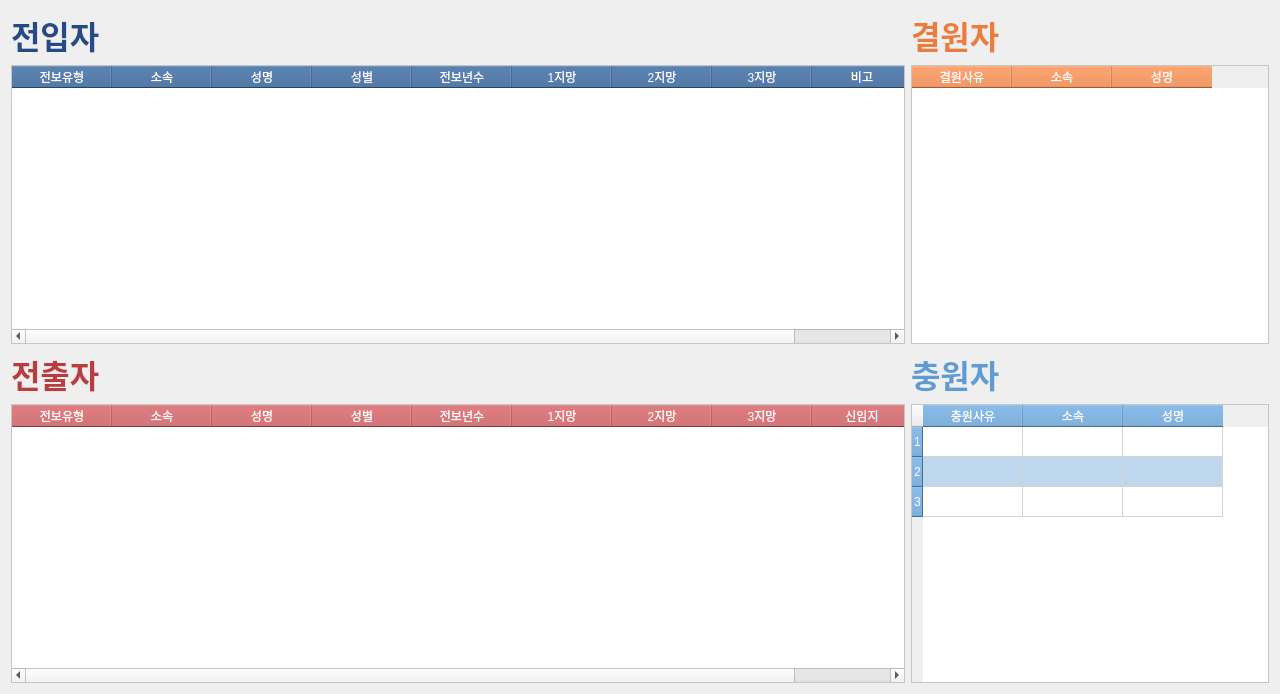
<?xml version="1.0" encoding="UTF-8"?>
<ui version="4.0">
 <class>stacked_widget</class>
 <widget class="QWidget" name="stacked_widget">
  <property name="geometry">
   <rect>
    <x>0</x>
    <y>0</y>
    <width>1280</width>
    <height>694</height>
   </rect>
  </property>
  <property name="windowTitle">
   <string>Form</string>
  </property>
  <layout class="QGridLayout" name="gridLayout" rowstretch="0,1,0,1" columnstretch="5,2">
   <item row="0" column="0">
    <widget class="QLabel" name="label_3">
     <property name="font">
      <font>
       <family>맑은 고딕</family>
       <pointsize>24</pointsize>
       <weight>75</weight>
       <bold>true</bold>
      </font>
     </property>
     <property name="styleSheet">
      <string notr="true">QLabel{
	color: rgb(37, 74, 133);
}</string>
     </property>
     <property name="text">
      <string>전입자</string>
     </property>
    </widget>
   </item>
   <item row="0" column="1">
    <widget class="QLabel" name="label_8">
     <property name="font">
      <font>
       <family>맑은 고딕</family>
       <pointsize>24</pointsize>
       <weight>75</weight>
       <bold>true</bold>
      </font>
     </property>
     <property name="styleSheet">
      <string notr="true">QLabel{
	color: rgb(235, 125, 60)
}</string>
     </property>
     <property name="text">
      <string>결원자</string>
     </property>
    </widget>
   </item>
   <item row="1" column="0">
    <widget class="MoveInTable" name="move_in_table">
     <property name="styleSheet">
      <string notr="true">QHeaderView::section{
	background-color	: rgb(51, 96, 149);
	color: white;
}

QTableWidget{
	background:rgb(255, 255, 255);
	alternate-background-color:rgb(207, 222, 238);
	selection-background-color:transparent;
	show-decoration-selected:10;
}

QTableWidget::item:selected {
	background-color: rgb(116, 158, 205);
	color: white;
}</string>
     </property>
     <property name="sizeAdjustPolicy">
      <enum>QAbstractScrollArea::AdjustToContentsOnFirstShow</enum>
     </property>
     <property name="editTriggers">
      <set>QAbstractItemView::NoEditTriggers</set>
     </property>
     <property name="alternatingRowColors">
      <bool>true</bool>
     </property>
     <property name="selectionMode">
      <enum>QAbstractItemView::SingleSelection</enum>
     </property>
     <property name="selectionBehavior">
      <enum>QAbstractItemView::SelectRows</enum>
     </property>
     <property name="textElideMode">
      <enum>Qt::ElideMiddle</enum>
     </property>
     <property name="sortingEnabled">
      <bool>true</bool>
     </property>
     <attribute name="horizontalHeaderCascadingSectionResizes">
      <bool>true</bool>
     </attribute>
     <attribute name="horizontalHeaderHighlightSections">
      <bool>false</bool>
     </attribute>
     <attribute name="verticalHeaderVisible">
      <bool>true</bool>
     </attribute>
     <attribute name="verticalHeaderHighlightSections">
      <bool>false</bool>
     </attribute>
     <column>
      <property name="text">
       <string>전보유형</string>
      </property>
     </column>
     <column>
      <property name="text">
       <string>소속</string>
      </property>
     </column>
     <column>
      <property name="text">
       <string>성명</string>
      </property>
     </column>
     <column>
      <property name="text">
       <string>성별</string>
      </property>
     </column>
     <column>
      <property name="text">
       <string>전보년수</string>
      </property>
     </column>
     <column>
      <property name="text">
       <string>1지망</string>
      </property>
     </column>
     <column>
      <property name="text">
       <string>2지망</string>
      </property>
     </column>
     <column>
      <property name="text">
       <string>3지망</string>
      </property>
     </column>
     <column>
      <property name="text">
       <string>비고</string>
      </property>
     </column>
    </widget>
   </item>
   <item row="1" column="1">
    <widget class="VacancyTable" name="vacancy_table">
     <property name="styleSheet">
      <string notr="true">QHeaderView::section{
	background-color	: rgb(235, 125, 60);
	color: white;
}

QTableWidget{
	background:rgb(255, 255, 255);
	alternate-background-color:rgb(251, 222, 209);
	selection-background-color:transparent;
	show-decoration-selected:10;
}

QTableWidget::item:selected {
	background-color: rgb(220, 152, 151);
	color: white;
}</string>
     </property>
     <property name="sizeAdjustPolicy">
      <enum>QAbstractScrollArea::AdjustToContentsOnFirstShow</enum>
     </property>
     <property name="editTriggers">
      <set>QAbstractItemView::NoEditTriggers</set>
     </property>
     <property name="alternatingRowColors">
      <bool>true</bool>
     </property>
     <property name="selectionMode">
      <enum>QAbstractItemView::SingleSelection</enum>
     </property>
     <property name="selectionBehavior">
      <enum>QAbstractItemView::SelectRows</enum>
     </property>
     <property name="textElideMode">
      <enum>Qt::ElideMiddle</enum>
     </property>
     <property name="sortingEnabled">
      <bool>true</bool>
     </property>
     <attribute name="horizontalHeaderCascadingSectionResizes">
      <bool>true</bool>
     </attribute>
     <attribute name="horizontalHeaderHighlightSections">
      <bool>false</bool>
     </attribute>
     <attribute name="verticalHeaderVisible">
      <bool>true</bool>
     </attribute>
     <attribute name="verticalHeaderHighlightSections">
      <bool>false</bool>
     </attribute>
     <column>
      <property name="text">
       <string>결원사유</string>
      </property>
     </column>
     <column>
      <property name="text">
       <string>소속</string>
      </property>
     </column>
     <column>
      <property name="text">
       <string>성명</string>
      </property>
     </column>
    </widget>
   </item>
   <item row="2" column="0">
    <widget class="QLabel" name="label_7">
     <property name="font">
      <font>
       <family>맑은 고딕</family>
       <pointsize>24</pointsize>
       <weight>75</weight>
       <bold>true</bold>
      </font>
     </property>
     <property name="styleSheet">
      <string notr="true">QLabel{
	color: rgb(185, 60, 65)
}</string>
     </property>
     <property name="text">
      <string>전출자</string>
     </property>
    </widget>
   </item>
   <item row="2" column="1">
    <widget class="QLabel" name="label_4">
     <property name="font">
      <font>
       <family>맑은 고딕</family>
       <pointsize>24</pointsize>
       <weight>75</weight>
       <bold>true</bold>
      </font>
     </property>
     <property name="styleSheet">
      <string notr="true">QLabel{
	color: rgb(94, 156, 211);
}</string>
     </property>
     <property name="text">
      <string>충원자</string>
     </property>
    </widget>
   </item>
   <item row="3" column="0">
    <widget class="MoveOutTable" name="move_out_table">
     <property name="styleSheet">
      <string notr="true">QHeaderView::section{
	background-color	: rgb(197, 83, 85);
	color: white;
}

QTableWidget{
	background:rgb(255, 255, 255);
	alternate-background-color:rgb(242, 220, 220);
	selection-background-color:transparent;
	show-decoration-selected:10;
}

QTableWidget::item:selected {
	background-color: rgb(220, 152, 151);
	color: white;
}</string>
     </property>
     <property name="sizeAdjustPolicy">
      <enum>QAbstractScrollArea::AdjustToContentsOnFirstShow</enum>
     </property>
     <property name="editTriggers">
      <set>QAbstractItemView::NoEditTriggers</set>
     </property>
     <property name="alternatingRowColors">
      <bool>true</bool>
     </property>
     <property name="selectionMode">
      <enum>QAbstractItemView::SingleSelection</enum>
     </property>
     <property name="selectionBehavior">
      <enum>QAbstractItemView::SelectRows</enum>
     </property>
     <property name="textElideMode">
      <enum>Qt::ElideMiddle</enum>
     </property>
     <property name="sortingEnabled">
      <bool>true</bool>
     </property>
     <attribute name="horizontalHeaderCascadingSectionResizes">
      <bool>true</bool>
     </attribute>
     <attribute name="horizontalHeaderHighlightSections">
      <bool>false</bool>
     </attribute>
     <attribute name="verticalHeaderVisible">
      <bool>true</bool>
     </attribute>
     <attribute name="verticalHeaderHighlightSections">
      <bool>false</bool>
     </attribute>
     <column>
      <property name="text">
       <string>전보유형</string>
      </property>
     </column>
     <column>
      <property name="text">
       <string>소속</string>
      </property>
     </column>
     <column>
      <property name="text">
       <string>성명</string>
      </property>
     </column>
     <column>
      <property name="text">
       <string>성별</string>
      </property>
     </column>
     <column>
      <property name="text">
       <string>전보년수</string>
      </property>
     </column>
     <column>
      <property name="text">
       <string>1지망</string>
      </property>
     </column>
     <column>
      <property name="text">
       <string>2지망</string>
      </property>
     </column>
     <column>
      <property name="text">
       <string>3지망</string>
      </property>
     </column>
     <column>
      <property name="text">
       <string>신임지</string>
      </property>
     </column>
    </widget>
   </item>
   <item row="3" column="1">
    <widget class="RecruitTable" name="recruit_table">
     <property name="styleSheet">
      <string notr="true">QHeaderView::section{
	background-color	: rgb(94, 156, 211);
	color: white;
}

QTableWidget{
	background:rgb(255, 255, 255);
	alternate-background-color:rgb(190, 215, 237);
	selection-background-color:transparent;
	show-decoration-selected:10;
}

QTableWidget::item:selected {
	background-color: rgb(116, 158, 205);
	color: white;
}</string>
     </property>
     <property name="sizeAdjustPolicy">
      <enum>QAbstractScrollArea::AdjustToContentsOnFirstShow</enum>
     </property>
     <property name="editTriggers">
      <set>QAbstractItemView::NoEditTriggers</set>
     </property>
     <property name="alternatingRowColors">
      <bool>true</bool>
     </property>
     <property name="selectionMode">
      <enum>QAbstractItemView::SingleSelection</enum>
     </property>
     <property name="selectionBehavior">
      <enum>QAbstractItemView::SelectRows</enum>
     </property>
     <property name="textElideMode">
      <enum>Qt::ElideMiddle</enum>
     </property>
     <property name="sortingEnabled">
      <bool>true</bool>
     </property>
     <property name="rowCount">
      <number>3</number>
     </property>
     <attribute name="horizontalHeaderCascadingSectionResizes">
      <bool>true</bool>
     </attribute>
     <attribute name="horizontalHeaderHighlightSections">
      <bool>false</bool>
     </attribute>
     <attribute name="verticalHeaderVisible">
      <bool>true</bool>
     </attribute>
     <attribute name="verticalHeaderHighlightSections">
      <bool>false</bool>
     </attribute>
     <row/>
     <row/>
     <row/>
     <column>
      <property name="text">
       <string>충원사유</string>
      </property>
     </column>
     <column>
      <property name="text">
       <string>소속</string>
      </property>
     </column>
     <column>
      <property name="text">
       <string>성명</string>
      </property>
     </column>
    </widget>
   </item>
  </layout>
 </widget>
 <customwidgets>
  <customwidget>
   <class>MoveInTable</class>
   <extends>QTableWidget</extends>
   <header>table_move_in.h</header>
  </customwidget>
  <customwidget>
   <class>MoveOutTable</class>
   <extends>QTableWidget</extends>
   <header>table_move_out.h</header>
  </customwidget>
  <customwidget>
   <class>VacancyTable</class>
   <extends>QTableWidget</extends>
   <header>table_vacancy.h</header>
  </customwidget>
  <customwidget>
   <class>RecruitTable</class>
   <extends>QTableWidget</extends>
   <header>table_recruit.h</header>
  </customwidget>
 </customwidgets>
 <resources/>
 <connections/>
</ui>
